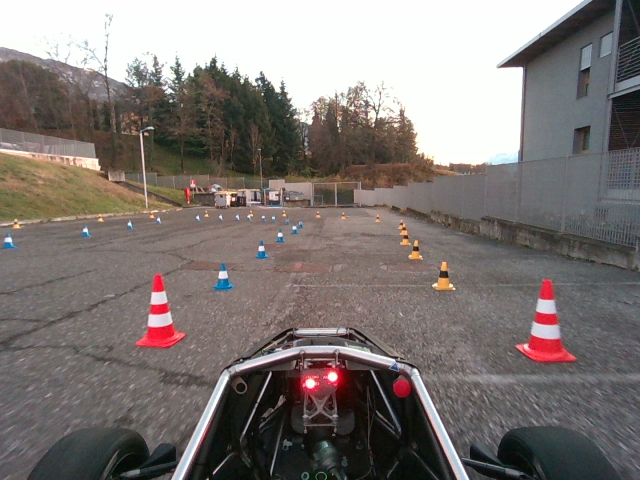
//> input picture frame_1.png, 640 x 480 px
$ ./main   (built with g++ and OpenCV 4)
//> lines starting //> are read from the running program, lines starting //| are printed output that depends on the picture; after the words box and inside, x2 and y2 are one past the last pixel; in counts of white or black regions, pixels touching at a corner belong together
#include <opencv2/opencv.hpp>
#include <opencv2/imgproc.hpp>
#include <opencv2/highgui.hpp>
#include <opencv2/features2d.hpp>
#include <opencv2/calib3d.hpp>
#include <iostream>
#include <vector>
using namespace std;
using namespace cv;

// defining boundaries for red, yellow and blue
Scalar lowBlue(100, 100, 50);
Scalar highBlue(130, 255, 255);
Scalar lowRed1(0, 160, 160);
Scalar highRed1(10, 255, 255);
Scalar lowRed2(160, 160, 160);
Scalar highRed2(179, 255, 255);
Scalar lowYellow(10, 150, 150);
Scalar highYellow(25, 255, 255);

// defining label colours
Scalar redLabel(0, 0, 255);
Scalar blueLabel(255, 0, 0);
Scalar yellowLabel(0, 255, 255);

// defining the given matrix with camera parameters
Mat intrinsicMatrix = (Mat_<double>(3, 3) <<
    387.3502807617188, 0,                 317.7719116210938,
    0,                 387.3502807617188, 242.4875946044922,
    0,                 0,                 1
);

// defining a structure to iterate color ranges
class RangeColor {
public:
    string label;
    Scalar valueLow; // hsv coded
    Scalar valueUp;
    Scalar valueLow2; // always =0 if the range doesn't involve red
    Scalar valueUp2;
    Scalar color; // BGR coded

    RangeColor(){
        label = "";
        valueLow = Scalar(0, 0, 0);
        valueUp = Scalar(0, 0, 0);
        valueLow2 = Scalar(-1, -1, -1);
        valueUp2 = Scalar(-1, -1, -1);
        color = Scalar(0, 0, 0);
    }
    RangeColor(string l, Scalar vL, Scalar vU, Scalar clr) {
        label = l;
        valueLow = vL;
        valueUp = vU;
        valueLow2 = Scalar(-1, -1, -1);
        valueUp2 = Scalar(-1, -1, -1);
        color = clr;
    }
    RangeColor(string l, Scalar vL, Scalar vU, Scalar vL2, Scalar vU2, Scalar clr) {
        label = l;
        valueLow = vL;
        valueUp = vU;
        valueLow2 = vL2;
        valueUp2 = vU2;
        color = clr;
    }
    ~RangeColor() {}
};
class Cone {
public:
    Scalar colorClass;
    string classifiedAs;
    Rect boundaries;
    Point center;
    bool isRight;
    Cone() {
        classifiedAs = "";
        boundaries = Rect();
        colorClass = Scalar(255, 255, 255);
        center = Point(0, 0);
        isRight = false;
    }
    Cone(Rect bound, string classAs, Scalar cc) {
        classifiedAs = classAs;
        boundaries = bound;
        colorClass = cc;
        center = Point(bound.x + bound.width/2, bound.y + bound.height/2);
        isRight = (classAs == "Yellow" || (classAs == "Red" && center.x > 0));
    }
    ~Cone() {}
};

void findBoundaries(Mat& cannyMat, Scalar colorRect, string labelName, vector<vector<Point>>& contours, vector<Cone>& coneVector) {
    findContours(cannyMat, contours, RETR_TREE, CHAIN_APPROX_SIMPLE);
    for(const auto& cnt : contours) {
        vector<Point> approx;
        Rect r = boundingRect(cnt);
        approxPolyDP(cnt, approx, 0.08*arcLength(cnt, true), true);
        if (approx.size() == 3) {
            coneVector.push_back(Cone(Rect(r.x, r.y, r.width, r.height), labelName, colorRect));
        }
    }
    contours.clear();
}
void printBoundaries(vector<Cone>& v, Mat& outputMat) {
    for(const auto& item : v) {
        int x = item.boundaries.x;
        int y = item.boundaries.y;
        int w = item.boundaries.width;
        int h = item.boundaries.height;
        rectangle(outputMat, Point(x, y), Point(x + w, y + h), item.colorClass, 2);
        putText(outputMat, item.classifiedAs, Point(x, y), FONT_HERSHEY_PLAIN, 1, item.colorClass, 2);
    }
}
void processColorMask(Mat& colorTreshold, Mat& kernel, int kSizeA, int kSizeB, int dilateIterations, int erodeIterations, int cannyAperture, Mat& outputCanny) {
    kernel = getStructuringElement(MORPH_RECT, Size(kSizeA, kSizeB));
    dilate(colorTreshold, colorTreshold, kernel, Point(-1, -1), dilateIterations, MORPH_ELLIPSE);
    erode(colorTreshold, colorTreshold, kernel, Point(-1, -1), erodeIterations, MORPH_ELLIPSE);
    Canny(colorTreshold, outputCanny, 30, 100, cannyAperture);
}
void extractColorMask(Mat& src, Scalar lower, Scalar higher, Mat& outputColor, Scalar lower2 = Scalar(0,0,0), Scalar higher2 = Scalar(0,0,0)) {
    Mat hsv, primary, secondary;
    cvtColor(src, hsv, COLOR_BGR2HSV);
    inRange(hsv, lower, higher, primary);
    if (lower2 != Scalar(-1, -1, -1) && higher2 != Scalar(-1, -1, -1)) {
        inRange(hsv, lower2, higher2, secondary);
        bitwise_or(primary, secondary, outputColor);
    } else {
        outputColor = primary.clone();
    }
}
// Function to determine if a red cone is on the right or left side of the track
int assignRedConeSides(vector<Cone>& v, const Mat& input) {
    int imageWidth = 0;
    for (const auto& item : v) {
        if (item.center.x + item.boundaries.width > imageWidth) {
            imageWidth = item.center.x + item.boundaries.width;
        }
    }
    int centerX = imageWidth/2;
    for (auto& item : v) {
        if (item.classifiedAs == "Red") {
            item.isRight = (item.center.x >= centerX);
        }
    }
    return centerX;
}
void drawTrackBoundaries(vector<Cone>& v, const Mat& input, Mat& output) {
    vector<Cone> rightBoundaryCones;
    vector<Cone> leftBoundaryCones;
    int centerX = assignRedConeSides(v, input);

    for (const auto& item : v) {
        if (item.classifiedAs == "Yellow" || (item.classifiedAs == "Red" && item.isRight)) {
            rightBoundaryCones.push_back(item);
        } else if (item.classifiedAs == "Blue" || (item.classifiedAs == "Red" && !item.isRight)) {
            leftBoundaryCones.push_back(item);
        }
    }

    auto sortByProximity = [centerX](const Cone& a, const Cone& b) {
        return (a.center.y > b.center.y);
    };

    sort(rightBoundaryCones.begin(), rightBoundaryCones.end(), sortByProximity);
    sort(leftBoundaryCones.begin(), leftBoundaryCones.end(), sortByProximity);

    if (rightBoundaryCones.size() > 1) {
        for (int i = 0; i < rightBoundaryCones.size() - 1; i++) {
            Scalar lineColor = Scalar(0, 255, 40);
            line(output, rightBoundaryCones[i].center, rightBoundaryCones[i+1].center, lineColor, 2);
        }
    }

    if (leftBoundaryCones.size() > 1) {
        for (int i = 0; i < leftBoundaryCones.size() - 1; i++) {
            Scalar lineColor = Scalar(0, 255, 40);
            line(output, leftBoundaryCones[i].center, leftBoundaryCones[i+1].center, lineColor, 2);
        }
    }
}
// Function that implement features detection using ORB
void featuresMatcher(const Mat& first, const Mat& second, Mat& output) {
    Mat grayFirst, graySecond, descriptorFirst, descriptorSecond, essentialMat, mask, rotationMat, translationMat;
    cvtColor(first, grayFirst, COLOR_BGR2GRAY);
    cvtColor(second, graySecond, COLOR_BGR2GRAY);
    Ptr<ORB> orb = ORB::create(10); // smart pointer to manage deletes automatically
    vector<KeyPoint> keyPointsFirst, keyPointsSecond;

    // find keypoints and compute their descriptors on the entire image
    orb->detectAndCompute(grayFirst, noArray(), keyPointsFirst, descriptorFirst);
    orb->detectAndCompute(graySecond, noArray(), keyPointsSecond, descriptorSecond);

    // match the descriptors already computed with BruteForce
    BFMatcher match(NORM_HAMMING);
    vector<vector<DMatch>> knn;
    match.knnMatch(descriptorFirst, descriptorSecond, knn, 2);

    // apply the Lowe's ratio test
    vector<DMatch> matchesFound;
    for (int i = 0; i < knn.size(); i++) {
        if (knn[i].size() > 1) {
            if (knn[i][0].distance < 0.75f * knn[i][1].distance) {
                matchesFound.push_back(knn[i][0]);
            }
        }
    }

    // extract the 2D cooridnates from the matches
    vector<Point2f> pointsFirst, pointsSecond;
    for (int i = 0; i < matchesFound.size(); i++) {
        pointsFirst.push_back(keyPointsFirst[matchesFound[i].queryIdx].pt);
        pointsSecond.push_back(keyPointsSecond[matchesFound[i].trainIdx].pt);
    }

    if(pointsFirst.size() >= 5) {
        essentialMat = findEssentialMat(pointsFirst, pointsSecond, intrinsicMatrix, RANSAC, 0.999, 1.0, mask);
        recoverPose(essentialMat, pointsFirst, pointsSecond, intrinsicMatrix, rotationMat, translationMat, mask);
    }

    // visualization of matches
    drawMatches(first, keyPointsFirst, second, keyPointsSecond, matchesFound, output);

}
int main() {

    RangeColor red("Red", lowRed1, highRed1, lowRed2, highRed2, redLabel);
    RangeColor yellow("Yellow", lowYellow, highYellow, yellowLabel);
    RangeColor blue("Blue", lowBlue, highBlue, blueLabel);
    vector<RangeColor> rc = {red, yellow, blue};
    vector<vector<Point>> contours;
    vector<Cone> conesFound;
    const int tolerance = 10; // defining tolerance for duplicated cones

    string imagePath1 = "/Users/andreaboarini/driverless_perception/frame_1.png";
    string imagePath2 = "/Users/andreaboarini/driverless_perception/frame_2.png";

    Mat read1 = imread(imagePath1, IMREAD_COLOR);
//> read1 is the input picture: 480 rows x 640 cols, CV_8UC3; mean B, G, R 117.4, 120.4, 127.4
    Mat read2 = imread(imagePath2, IMREAD_COLOR);
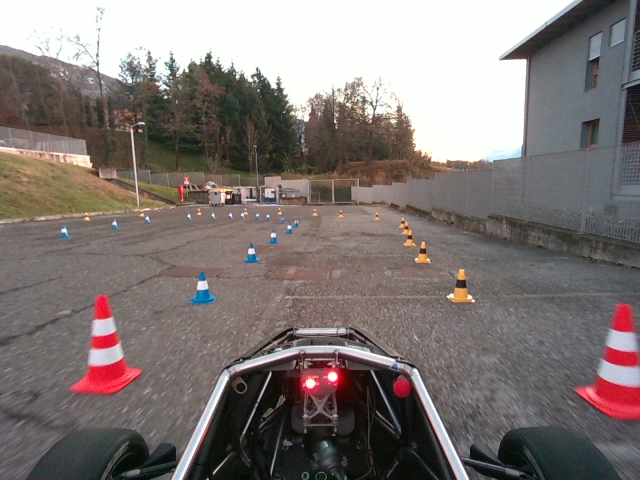
//> input picture frame_2.png, 640 x 480 px
//> read2 is the input picture: 480 rows x 640 cols, CV_8UC3; mean B, G, R 117.3, 119.7, 128.1
    cout << (read1.cols - 1) << endl;
//| 639

    Mat treshold, kernel, smoothed, output = read1.clone();
    Mat odometry;

    for(const auto& range : rc) {
        extractColorMask(read1, range.valueLow, range.valueUp, treshold, range.valueLow2, range.valueUp2);
        processColorMask(treshold, kernel, 3, 3, 11, 8, 7, smoothed);
        findBoundaries(smoothed, range.color, range.label, contours, conesFound);
    }
//> this loop made 3 passes
//> (range.valueLow, range.valueUp, range.valueLow2, range.valueUp2, kernel, range.color, range.label) on pass 1: (Scalar(0, 160, 160), Scalar(10, 255, 255), Scalar(160, 160, 160), Scalar(179, 255, 255), [[1, 1, 1], [1, 1, 1], [1, 1, 1]], Scalar(0, 0, 255), "Red")
//> (range.valueLow, range.valueUp, range.valueUp2, range.color, range.label) on pass 2: (Scalar(10, 150, 150), Scalar(25, 255, 255), Scalar(-1, -1, -1), Scalar(0, 255, 255), "Yellow")
//> pass 1, in extractColorMask, `inRange(hsv, lower, higher, primary);`:
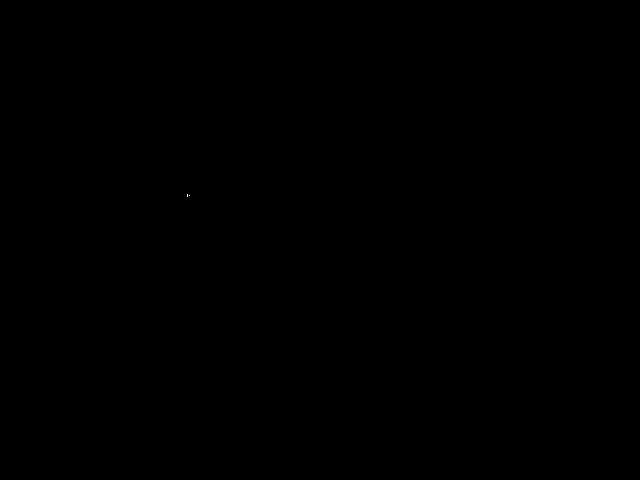
//> primary: 480 rows x 640 cols, CV_8UC1; 0% white in thin lines or dots, all inside (x1, y1, x2, y2) = (187, 194, 190, 197)
//> after the loop: treshold: 480 rows x 640 cols, CV_8UC1; 0.79% white; 13 white regions, largest, box (x1, y1, x2, y2) and area: (253, 222, 305, 262) 673, (211, 261, 237, 294) 561, (0, 232, 19, 252) 303
//> after the loop:
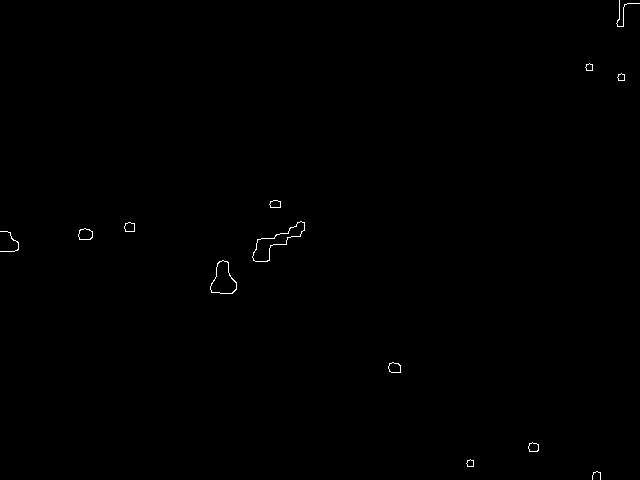
//> smoothed: 480 rows x 640 cols, CV_8UC1; 0.22% white in thin lines or dots

    // sorting the cones vector
    sort(conesFound.begin(), conesFound.end(), [](const Cone& c1, const Cone& c2) {
        return (c1.boundaries.x < c2.boundaries.x);
    });

    // removing all the cones that refere to the same object in the image
    auto toRemove = unique(conesFound.begin(), conesFound.end(), [tolerance](const Cone& c1, const Cone& c2) {
        return (abs(c1.boundaries.x - c2.boundaries.x) < tolerance &&
            abs(c1.boundaries.y - c2.boundaries.y) < tolerance &&
            abs(c1.boundaries.width - c2.boundaries.width) < tolerance &&
            abs(c1.boundaries.height - c2.boundaries.height) < tolerance);
    });

    conesFound.erase(toRemove, conesFound.end());
//> conesFound = 6 items
    printBoundaries(conesFound, output);
//> the loop in printBoundaries, `for(const auto& item : v)` made 6 passes
//> (x, y, w, h) on passes 1, 3, 5: (134, 271, 53, 80), (252, 221, 53, 41), (434, 261, 19, 31)
//> (x, y, w, h, item.colorClass, item.classifiedAs) on passes 2, 4, 6: (210, 260, 27, 34, Scalar(255), "Blue"), (398, 221, 25, 42, Scalar(0, 255, 255), "Yellow"), (518, 276, 59, 89, Scalar(0, 0, 255), "Red")
//> pass 1, in printBoundaries, `putText(outputMat, item.classifiedAs, Point(x, y), FONT_HERSHEY_PLAIN,..`:
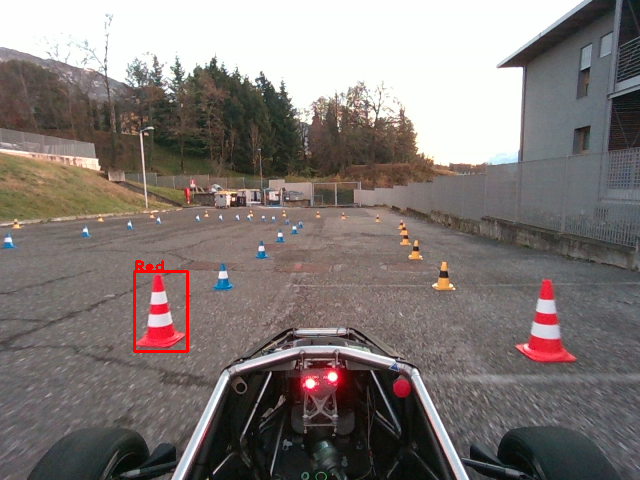
//> outputMat: 480 rows x 640 cols, CV_8UC3; 0.31% of pixels changed, all inside (x1, y1, x2, y2) = (133, 260, 189, 353)
//> after the loop in printBoundaries, `for(const auto& item : v)`:
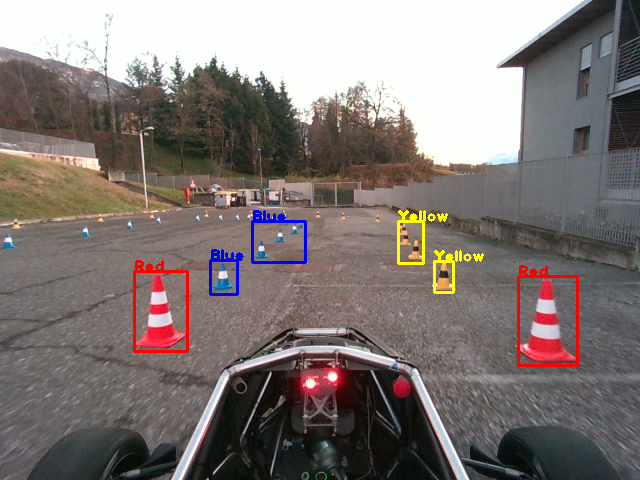
//> outputMat: 480 rows x 640 cols, CV_8UC3; mean B, G, R 116.9, 119.7, 128.3
    drawTrackBoundaries(conesFound, read1, output);
//> the loop in assignRedConeSides, `for (const auto& item : v)` made 6 passes
//> imageWidth on passes 1 to 6: 213, 250, 331, 435, 462, 606
//> after the loop in assignRedConeSides, `for (const auto& item : v)`: imageWidth = 606
//> in assignRedConeSides, `int centerX = imageWidth/2;`: centerX = 303
//> the loop in assignRedConeSides, `for (auto& item : v)` made 6 passes
//> item.isRight on passes 1, 6: false, true
//> the loop in drawTrackBoundaries, `for (const auto& item : v)` made 6 passes
//> the loop in drawTrackBoundaries, `for (int i = 0; i < rightBoundaryCones.size() - 1; i++)` made 2 passes
//> after the loop in drawTrackBoundaries, `for (int i = 0; i < rightBoundaryCones.size() - 1; i++)`: output: 480 rows x 640 cols, CV_8UC3; 0.15% of pixels changed, all inside (x1, y1, x2, y2) = (409, 241, 549, 322)
//> the loop in drawTrackBoundaries, `for (int i = 0; i < leftBoundaryCones.size() - 1; i++)` made 2 passes
//> after the loop in drawTrackBoundaries, `for (int i = 0; i < leftBoundaryCones.size() - 1; i++)`:
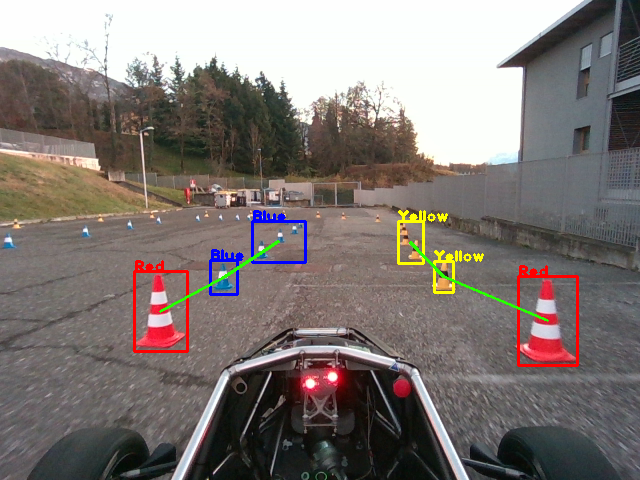
//> output: 480 rows x 640 cols, CV_8UC3; mean B, G, R 116.6, 120.1, 128
    featuresMatcher(read1, read2, odometry);
//> in featuresMatcher, `orb->detectAndCompute(grayFirst, noArray(), keyPointsFirst, descriptor..`: keyPointsFirst = 10 keypoints; (x, y, size): (233, 198, 37.2), (332, 373, 64.3), (331, 376, 77.1), (242, 81, 31), (278, 89, 44.6), (331, 376, 92.6), (192, 75, 31), (256, 79, 44.6), (256, 79, 37.2), (276, 90, 53.6)
//> in featuresMatcher, `orb->detectAndCompute(graySecond, noArray(), keyPointsSecond, descript..`: keyPointsSecond = 10 keypoints; (x, y, size): (228, 196, 37.2), (332, 373, 64.3), (331, 376, 77.1), (228, 196, 44.6), (524, 60, 44.6), (524, 60, 53.6), (237, 77, 31), (525, 60, 31), (331, 376, 92.6), (186, 70, 37.2)
//> in featuresMatcher, `match.knnMatch(descriptorFirst, descriptorSecond, knn, 2);`: knn = 10 matches
//> the loop in featuresMatcher, `for (int i = 0; i < knn.size(); i++)` made 10 passes
//> the loop in featuresMatcher, `for (int i = 0; i < matchesFound.size(); i++)` made 6 passes
//> in featuresMatcher, `essentialMat = findEssentialMat(pointsFirst, pointsSecond, intrinsicMa..`: essentialMat = [[-2.72e-13, -0.513, 0.216], [0.513, -1.11e-13, -0.436], [-0.216, 0.436, -1.24e-14]]; intrinsicMatrix = [[387.4, 0, 317.8], [0, 387.4, 242.5], [0, 0, 1]]; mask = [1, 1, 1, 1, 1, 1]
//> in featuresMatcher, `recoverPose(essentialMat, pointsFirst, pointsSecond, intrinsicMatrix, ..`: rotationMat = [[1, -3.65e-13, 1.44e-13], [3.66e-13, 1, 1.58e-13], [-1.44e-13, -1.59e-13, 1]]; translationMat = [-0.617, -0.305, -0.725]; mask = [0, 0, 0, 0, 0, 0]
//> in featuresMatcher, `drawMatches(first, keyPointsFirst, second, keyPointsSecond, matchesFou..`:
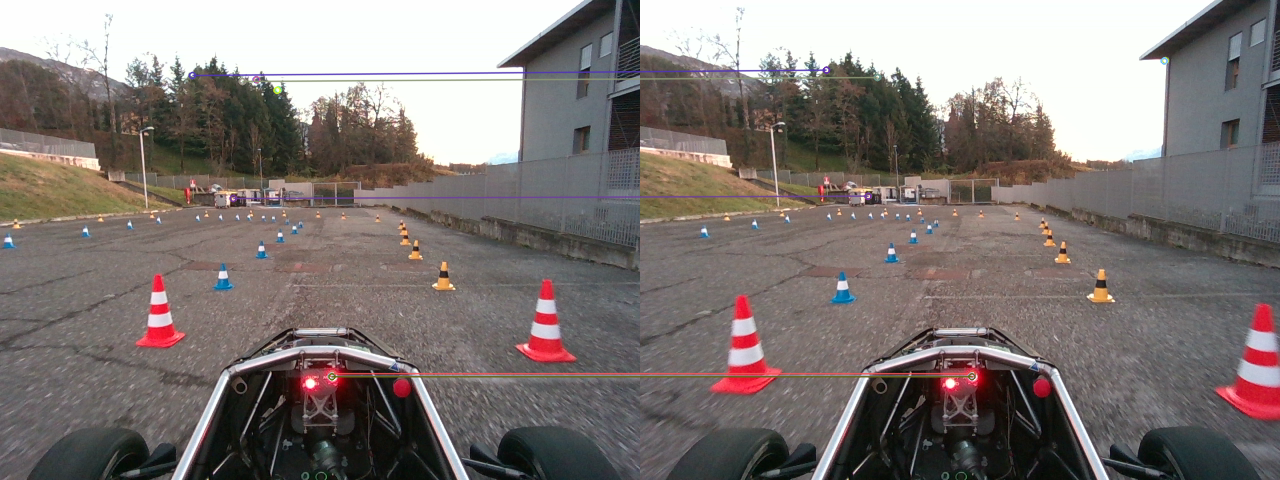
//> output: 480 rows x 1280 cols, CV_8UC3; mean B, G, R 117.3, 119.8, 127.7

    imshow("smoothed", smoothed);
    imshow("contourned", output);
    imshow("odometry", odometry);
    waitKey(0);

    return 0;
}
